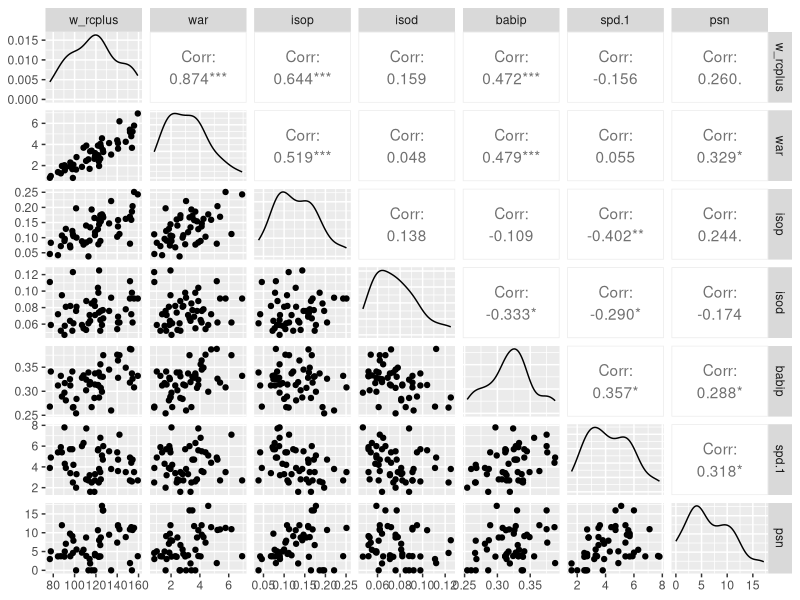
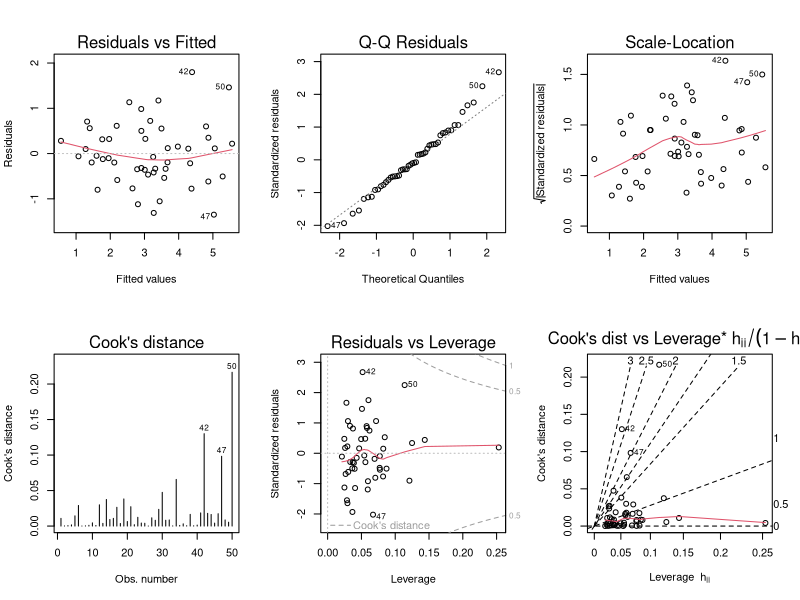
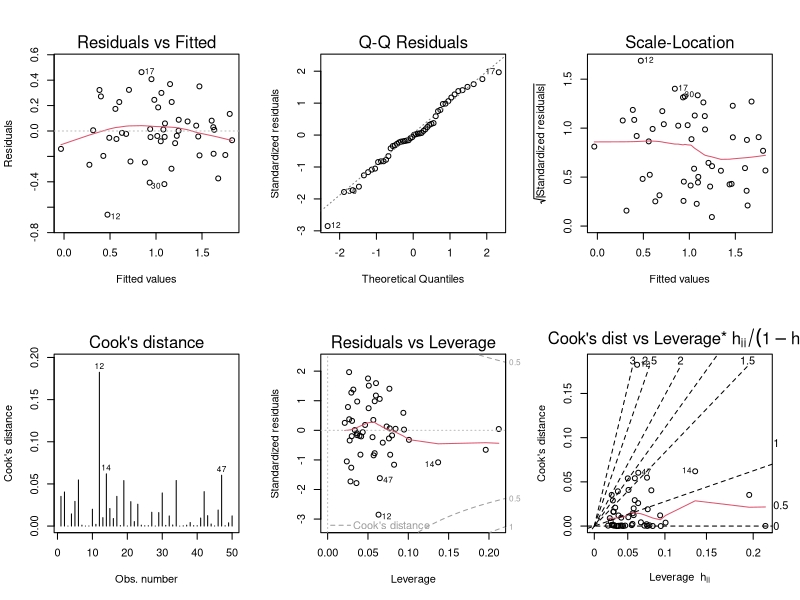

Reproduce these figures in R, in order. (Note: this script raises an error after producing the figures.)
#packages required
install.packages('car')
install.packages('ggplot2')
install.packages('GGally')
install.packages('lmtest')

library(car)
library(ggplot2)
library(GGally)
library(lmtest)

#working directory
setwd('C:\\Users\\Finance_Analytics\\WARAnalysis')
Dataset_WARAnalysis_v0.1 <- read.csv('Dataset_WARAnalysis_v0.1.csv')

#prototype models

LM_Prototype_WARAnalysis_v0.1.1 <- lm(war~batting_average+on_base_percentage+slugging_percentage, data=Dataset_WARAnalysis_v0.1)
summary(LM_Prototype_WARAnalysis_v0.1.1)
vif(LM_Prototype_WARAnalysis_v0.1.1)
saveRDS(LM_Prototype_WARAnalysis_v0.1.1, file='C:\\Users\\Finance_Analytics\\WARAnalysis\\LM_Prototype_WARAnalysis_v0.1.1.rds')
#insignificant because of batting_average

LM_Prototype_WARAnalysis_v0.1.2 <- lm(war~hr_ratio+bb_ratio+isop+isod+babip+spd+psn+w_oba+w_rc_27o_pf+w_raa_pf, data=Dataset_WARAnalysis_v0.1)
summary(LM_Prototype_WARAnalysis_v0.1.2)
vif(LM_Prototype_WARAnalysis_v0.1.2)
saveRDS(LM_Prototype_WARAnalysis_v0.1.2, file='C:\\Users\\Finance_Analytics\\WARAnalysis\\LM_Prototype_WARAnalysis_v0.1.2.rds')
#insignificant

LM_Prototype_WARAnalysis_v0.1.3 <- lm(war~isop+isod+babip+spd+psn+w_rcplus, data=Dataset_WARAnalysis_v0.1)
summary(LM_Prototype_WARAnalysis_v0.1.3)
vif(LM_Prototype_WARAnalysis_v0.1.3)
ggpairs(Dataset_WARAnalysis_v0.1, c(29,30,36,37,38,39,40))
saveRDS(LM_Prototype_WARAnalysis_v0.1.3, file='C:\\Users\\Finance_Analytics\\WARAnalysis\\LM_Prototype_WARAnalysis_v0.1.3.rds')
#insignificant

LM_Prototype_WARAnalysis_v0.1.4 <- lm(war~w_oba_pf+isop+isod+babip, data=Dataset_WARAnalysis_v0.1)
summary(LM_Prototype_WARAnalysis_v0.1.4)
vif(LM_Prototype_WARAnalysis_v0.1.4)
saveRDS(LM_Prototype_WARAnalysis_v0.1.4, file='C:\\Users\\Finance_Analytics\\WARAnalysis\\LM_Prototype_WARAnalysis_v0.1.4.rds')
#insignificant

LM_Prototype_WARAnalysis_v0.1.5 <- lm(war~on_base_percentage+slugging_percentage, data=Dataset_WARAnalysis_v0.1)
summary(LM_Prototype_WARAnalysis_v0.1.5)
vif(LM_Prototype_WARAnalysis_v0.1.5)
par(mfrow=c(2,3))
plot(LM_Prototype_WARAnalysis_v0.1.5, which=c(1:6))
saveRDS(LM_Prototype_WARAnalysis_v0.1.5, file='C:\\Users\\Finance_Analytics\\WARAnalysis\\LM_Prototype_WARAnalysis_v0.1.5.rds')
#significant


#cleaned dataset 0.1 
Dataset_Cleaned_WARAnalysis_v0.1 <- read.csv('Dataset_Cleaned_WARAnalysis_v0.1.csv')
LM_Cleaned_WARAnalysis_v0.1.1 <- lm(ln_war~ln_on_base_percentage+ln_slugging_percentage, data=Dataset_Cleaned_WARAnalysis_v0.1)
summary(LM_Cleaned_WARAnalysis_v0.1.1)
par(mfrow=c(2,3))
plot(LM_Cleaned_WARAnalysis_v0.1.1, which=c(1:6))
vif(LM_Cleaned_WARAnalysis_v0.1.1)
par(mfrow=c(1,1))
skewness(LM_Cleaned_WARAnalysis_v0.1.1$residuals)
kurtosis(LM_Cleaned_WARAnalysis_v0.1.1$residuals)
saveRDS(LM_Cleaned_WARAnalysis_v0.1.1, file='C:\\Users\\Finance_Analytics\\WARAnalysis\\LM_Cleaned_WARAnalysis_v0.1.1.rds')
#significant, and residual plot's variance is smaller than LM_Prototype_WARAnalysis_v0.1.5

